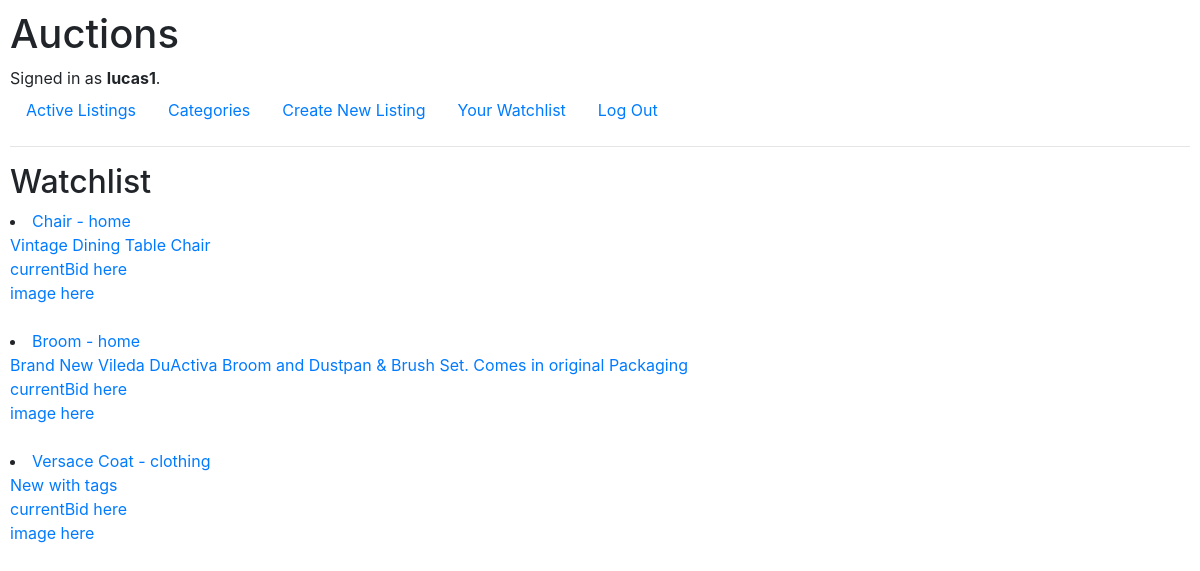
Page /watchlist/ (signed in) on the committed database.
### auctions/models.py (models this page shows)
class User(AbstractUser):
    pass

class WatchList(models.Model):
    userID = models.ForeignKey(User, on_delete=models.CASCADE, default="1")
    listingID = models.ForeignKey(Listing, on_delete=models.CASCADE, default="1")

class Listing(models.Model):
    listingTitle = models.CharField(max_length=64)
    listingDescription = models.CharField(max_length=512)
    imageURL = models.URLField()
    listingCategory = models.CharField(max_length=10, choices=Categories)
    creator = models.ForeignKey(User, on_delete=models.CASCADE, default="1")
    def __str__(self):
        return f"{self.listingTitle} - {self.listingCategory}"

### auctions/views.py (the view, shortened to what this page needs)
# urls.py: path("watchlist/", views.watchlist, name="watchlist"),
def watchlist(request):
    usersWatchlist = WatchList.objects.filter(userID=request.user)
    return render(request, "auctions/watchlist.html", {"usersWatchlist":usersWatchlist})

### auctions/templates/auctions/watchlist.html
{% extends "auctions/layout.html" %}
{% block body %}
    <h2>Watchlist</h2>
    {% for listing in usersWatchlist %}
    <li>
        <a href = "{% url 'listing' listing.listingID.id %}">{{listing.listingID}}</href>
            <br>{{listing.listingID.listingDescription}}
            <br>currentBid here
            <br>image here
            <br>
            <br>
    </li>
    {% endfor %}
{% endblock %}

### auctions/templates/auctions/layout.html (shortened to what this page needs)
{% load static %}
<!DOCTYPE html>
<html lang="en">
    <head>
        <link rel="stylesheet" href="https://stackpath.bootstrapcdn.com/bootstrap/4.4.1/css/bootstrap.min.css">
        <link href="{% static 'auctions/styles.css' %}" rel="stylesheet">
    </head>
    <body>
        <h1>Auctions</h1>
        <div>
            {% if user.is_authenticated %}
                Signed in as <strong>{{ user.username }}</strong>.
            {% else %}
                Not signed in.
            {% endif %}
        </div>
        <ul class="nav">
            <li class="nav-item">
                <a class="nav-link" href="{% url 'index' %}">Active Listings</a>
            </li>
            <li class="nav-item">
                <a class="nav-link" href="{% url 'categories' %}">Categories</a>
            </li>
            {% if user.is_authenticated %}
                <li class="nav-item">
                    <a class="nav-link" href="{% url 'new' %}">Create New Listing</a>
                </li>
                <li class="nav-item">
                    <a class="nav-link" href="{% url 'watchlist' %}">Your Watchlist</a>
                </li>
                <li class="nav-item">
                    <a class="nav-link" href="{% url 'logout' %}">Log Out</a>
                </li>
            {% endif %}
        </ul>
        <hr>
        {% block body %}
        {% endblock %}
    </body>
</html>

### auctions/static/auctions/styles.css (style rules this page uses)
body { padding: 10px; }

### rows in the picture
User: username "lucas1"
WatchList: listingID "Chair - home", listingID.listingDescription "Vintage Dining Table Chair"
WatchList: listingID "Broom - home", listingID.listingDescription "Brand New Vileda DuActiva Broom and Dustpan & Brush Set. Comes in original Packaging"
WatchList: listingID "Versace Coat - clothing", listingID.listingDescription "New with tags"
